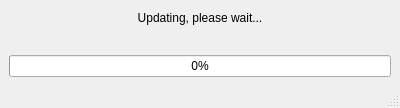
<?xml version="1.0" encoding="UTF-8"?>
<ui version="4.0">
 <class>XUpdate</class>
 <widget class="QMainWindow" name="XUpdate">
  <property name="geometry">
   <rect>
    <x>0</x>
    <y>0</y>
    <width>400</width>
    <height>108</height>
   </rect>
  </property>
  <property name="windowTitle">
   <string>Updater</string>
  </property>
  <widget class="QWidget" name="centralwidget">
   <layout class="QVBoxLayout" name="verticalLayout">
    <item>
     <widget class="QLabel" name="label">
      <property name="text">
       <string>Updating, please wait...</string>
      </property>
      <property name="alignment">
       <set>Qt::AlignHCenter | Qt::AlignVCenter</set>
      </property>
      <property name="visible">
       <bool>false</bool>
      </property>
     </widget>
    </item>
    <item>
     <widget class="QLabel" name="percentageLabel">
      <property name="alignment">
       <set>Qt::AlignCenter</set>
      </property>
     </widget>
    </item>
    <item>
     <widget class="QProgressBar" name="progressBar">
      <property name="minimum">
       <number>0</number>
      </property>
      <property name="maximum">
       <number>100</number>
      </property>
      <property name="value">
       <number>0</number>
      </property>
      <property name="textVisible">
       <bool>true</bool>
      </property>
     </widget>
    </item>
   </layout>
  </widget>
  <widget class="QStatusBar" name="statusbar"/>
 </widget>
 <resources/>
 <connections/>
</ui>
